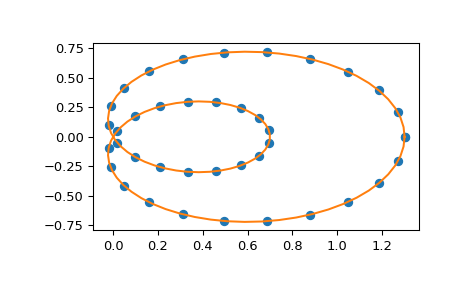

Python code for this plot:
# Use cubic interpolation on Chebyshev nodes:

def cheb_nodes(N):
    jj = 2.*np.arange(N) + 1
    x = np.cos(np.pi * jj / 2 / N)[::-1]
    return x

x = cheb_nodes(20)
y = np.sqrt(1 - x**2)

from scipy.interpolate import BSpline, make_interp_spline
b = make_interp_spline(x, y)
np.allclose(b(x), y)
# True

# Note that the default is a cubic spline with a not-a-knot boundary condition

b.k
# 3

# Here we use a 'natural' spline, with zero 2nd derivatives at edges:

l, r = [(2, 0.0)], [(2, 0.0)]
b_n = make_interp_spline(x, y, bc_type=(l, r))  # or, bc_type="natural"
np.allclose(b_n(x), y)
# True
x0, x1 = x[0], x[-1]
np.allclose([b_n(x0, 2), b_n(x1, 2)], [0, 0])
# True

# Interpolation of parametric curves is also supported. As an example, we
# compute a discretization of a snail curve in polar coordinates

phi = np.linspace(0, 2.*np.pi, 40)
r = 0.3 + np.cos(phi)
x, y = r*np.cos(phi), r*np.sin(phi)  # convert to Cartesian coordinates

# Build an interpolating curve, parameterizing it by the angle

from scipy.interpolate import make_interp_spline
spl = make_interp_spline(phi, np.c_[x, y])

# Evaluate the interpolant on a finer grid (note that we transpose the result
# to unpack it into a pair of x- and y-arrays)

phi_new = np.linspace(0, 2.*np.pi, 100)
x_new, y_new = spl(phi_new).T

# Plot the result

import matplotlib.pyplot as plt
plt.plot(x, y, 'o')
plt.plot(x_new, y_new, '-')
plt.show()
